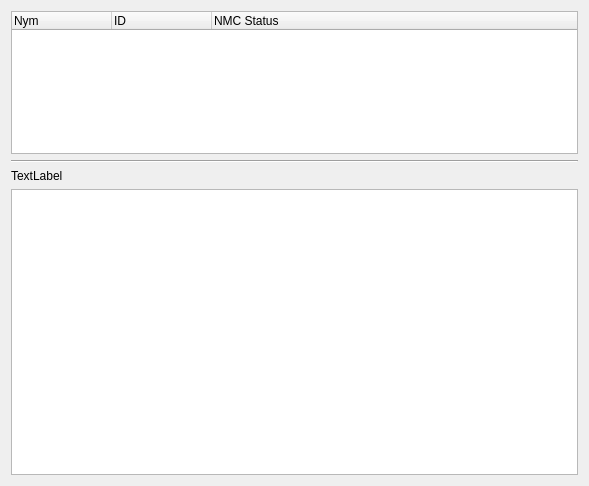
<?xml version="1.0" encoding="UTF-8"?>
<ui version="4.0">
 <class>MTCredentials</class>
 <widget class="QWidget" name="MTCredentials">
  <property name="geometry">
   <rect>
    <x>0</x>
    <y>0</y>
    <width>589</width>
    <height>486</height>
   </rect>
  </property>
  <property name="windowTitle">
   <string>Form</string>
  </property>
  <layout class="QVBoxLayout" name="verticalLayout" stretch="3,0,0,6">
   <item>
    <widget class="QTreeWidget" name="treeWidget">
     <column>
      <property name="text">
       <string>Nym</string>
      </property>
     </column>
     <column>
      <property name="text">
       <string>ID</string>
      </property>
     </column>
     <column>
      <property name="text">
       <string>NMC Status</string>
      </property>
     </column>
    </widget>
   </item>
   <item>
    <widget class="Line" name="line">
     <property name="orientation">
      <enum>Qt::Horizontal</enum>
     </property>
    </widget>
   </item>
   <item>
    <widget class="QLabel" name="label">
     <property name="text">
      <string>TextLabel</string>
     </property>
    </widget>
   </item>
   <item>
    <widget class="QPlainTextEdit" name="plainTextEdit">
     <property name="readOnly">
      <bool>true</bool>
     </property>
    </widget>
   </item>
  </layout>
 </widget>
 <resources/>
 <connections/>
</ui>
